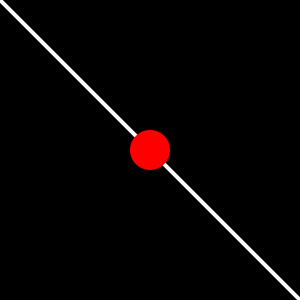
Frame 1 (no input)
Frame 60 (the mouse pressed at the canvas centre just before this capture): identical to frame 1, image omitted
Frame 120 (the mouse held since frame 60 and released just before this capture): identical to frame 1, image omitted

The Processing sketch that drew this single still picture (run headless with seeded random() and noise(); from frame 60 on, the mouse is pressed at the canvas centre):

// Processing sketch: blueball
// ── blueball.pde
// Author: Claire Daniel, building from generic example https://processing.org/examples/bounce.html

color startCol = color(255,0,0); //Starting color for ball

int rad = 20;        // Width of the ball
float w = 300;       // Width of the screen
float half = w/2;    // Half width of the screen

float xpos, ypos;    // Starting position of ball 
float xposCircle, yposCircle; // Moving position of ball
float xposBand, yposBand; // Wobbling position of band

boolean bottom, top;
boolean released; 

float xspeed;  // Speed of the shape
float yspeed;  // Speed of the shape

int xdirection = 1;  // Left or Right
int ydirection = 1;  // Top to Bottom

float tempDirection = 1;
float speedLimit = 7;

int i = 1;

//Setup the screen
void setup(){
  
  size(300,300);
  frameRate(30);
  ellipseMode(RADIUS);
}


void draw(){
  
  i = i + 1; //Count iterations
  background(0); //Wipe backgroud
  fill(0); 
  noFill();
  
  //Ensure ball says within screen
  if (mousePressed == true){

    xpos = mouseX;
    ypos = mouseY;

    if (xpos > w){
      xpos = w;
    }
    if (xpos < 0){
      xpos = 0; 
    }
    if (ypos > w){
      ypos = w;
    }
    if (ypos < 0){
      ypos = 0; 
    }

    //Draw rubber band
    noFill();
    stroke(255);
    strokeWeight(4);
    bezier(0,0, xpos, ypos, xpos, ypos, w, w);
    
    //Draw ball
    xposCircle = bezierPoint(0, xpos, xpos, w, 0.5);
    yposCircle = bezierPoint(0, ypos, ypos, w, 0.5);
    fill(startCol);
    noStroke();
    ellipse(xposCircle, yposCircle, rad,rad);

    
  }else{ // i.e if mouse not pressed
    
    xspeed = xspeed * 0.99;
    yspeed = yspeed * 0.99;
    
    // Update the position of the shape
    xpos = xpos + ( xspeed * xdirection );
    ypos = ypos + ( yspeed * ydirection );
    
    // Test to see if the shape exceeds the boundaries of the screen
    // If it does, reverse its direction by multiplying by -1
    if (xpos > width-rad || xpos < rad) {
      xdirection *= -1;
    }
    if (ypos > height-rad || ypos < rad) {
      ydirection *= -1;
    }

    //Once ball is released from the band entirely 
    if (((bottom == true) && (xposBand >= yposBand)) || ((top == true) && (xposBand <= yposBand))){
  
      if (i%3 ==0){
        tempDirection = tempDirection * -1;
      }
        
      float wobbleX = half + xspeed*xspeed/speedLimit*tempDirection;
      float wobbleY = half - yspeed*yspeed/speedLimit*tempDirection;
  
      stroke(max(xspeed, yspeed)/20*255);
      strokeWeight(4);
      noFill();
      bezier(0,0, wobbleX, wobbleY, wobbleX, wobbleY, w, w);
      
      noStroke();
      fill(255, 255 - xspeed/20*255, 255 - yspeed/20 * 255);
      ellipse(xpos, ypos, rad, rad);
        

           
    } else { //If ball still travelling with band
      
      xposBand = xposBand + ( (xspeed*0.99) * xdirection );
      yposBand = yposBand + ( (yspeed*0.99) * ydirection );
      
      stroke(255);
      strokeWeight(4);
      noFill();
      bezier(0,0, xposBand, yposBand, xposBand, yposBand, w, w);
      
      if (released ==true){
        xposCircle = bezierPoint(0, xposBand, xposBand, w, 0.5);
        yposCircle = bezierPoint(0, yposBand, yposBand, w, 0.5);      
        noStroke();
        fill(255, 255 - xspeed/20*255, 255 - yspeed/20 * 255);
        ellipse(xposCircle, yposCircle, rad, rad);
      }
    }
    
    //Otherwise starting position for the ball
    if (released == false) {
      noStroke();
      fill(startCol);
      ellipse(half, half, rad, rad);
    }
  }

}

//Determine what direction and initial speed when ball is released
void mouseReleased(){
    
  released = true;

  xpos = bezierPoint(0, xpos, xpos, w, 0.5);
  ypos = bezierPoint(0, ypos, ypos, w, 0.5);
  
  xposBand = xpos;
  yposBand = ypos;
  
  if (xpos <= ypos){
    ydirection = -1;
    xdirection = 1;
    top = false;
    bottom = true;
  } else {
    ydirection = 1;
    xdirection = -1;
    top = true;
    bottom = false;
  }
  
  float xlen = abs(half - xpos);
  float ylen = abs(half - ypos);
  
  xspeed = xlen/speedLimit;
  yspeed = ylen/speedLimit;

}
